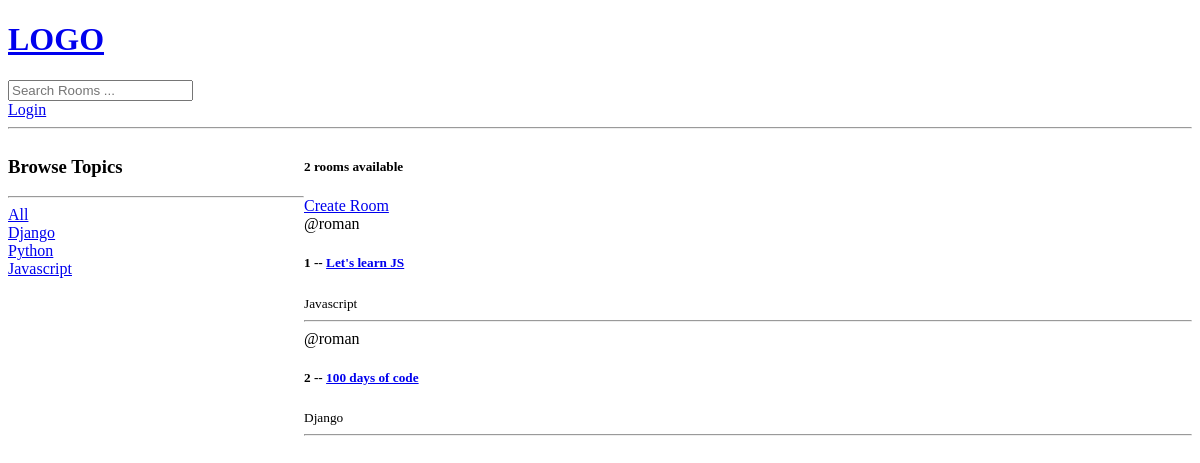
/, run on an earlier commit of the app's database.
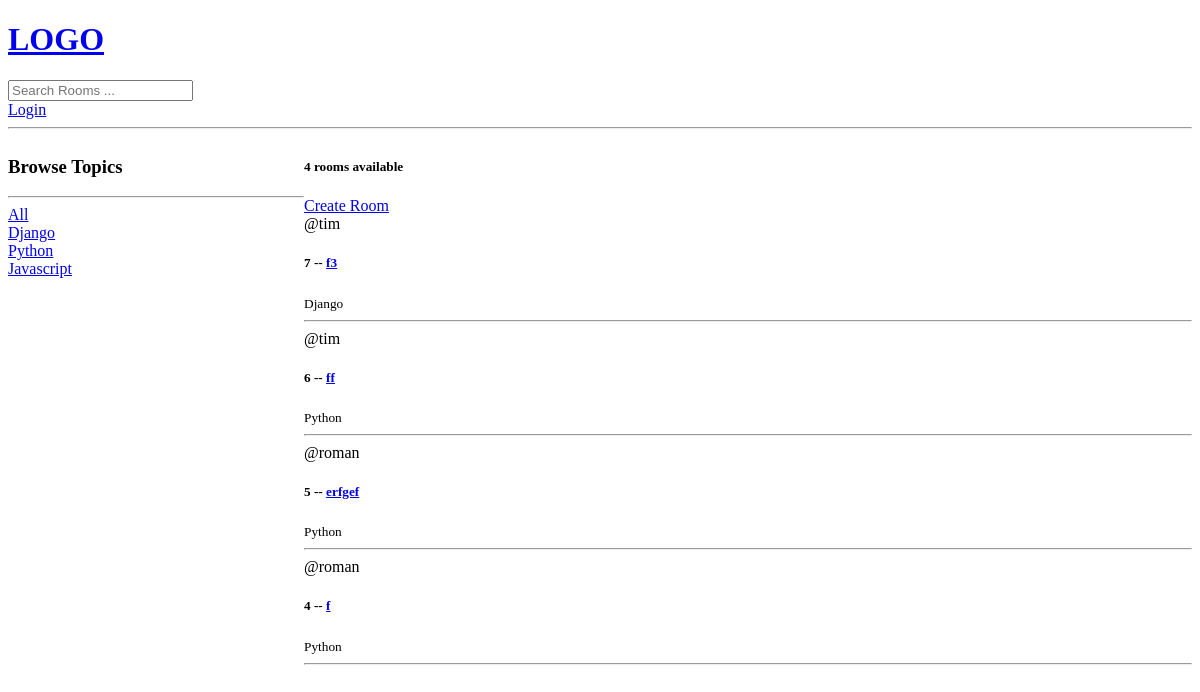
And on a later commit of the database.
### base/models.py (models this page shows, shortened)
class Topic(models.Model):
    name = models.CharField(max_length=200)

class Room(models.Model):
    host = models.ForeignKey(User, on_delete=models.SET_NULL, null=True)
    topic = models.ForeignKey("Topic", on_delete=models.SET_NULL, null=True)
    name = models.CharField(max_length=200)
    description = models.TextField(null=True, blank=True)
    updated = models.DateTimeField(auto_now=True)
    created = models.DateTimeField(auto_now_add=True)
    class Meta:
        ordering = ['-updated', '-created']

### base/views.py (the view)
# urls.py: path("", views.home, name="home"),
def home(request):
    q = request.GET.get('q') if request.GET.get('q') != None else ""
    rooms = Room.objects.filter(
        Q(topic__name__icontains=q) |
        Q(name__icontains=q) |
        Q(description__icontains=q)
    )
    topics = Topic.objects.all()
    room_count = rooms.count()
    context = {"rooms": rooms, 'topics': topics, "room_count": room_count}
    return render(request, 'base/home.html', context)

### base/templates/base/home.html (shortened to what this page needs)
{%extends "main.html"%}
{% block content %}
<div class="home-container">
    <div>
        <h3>Browse Topics</h3>
        <hr>
        <div>
            <a href="{% url 'home' %}">All</a>
        </div>
        {% for topic in topics %}
        <div>
            <a href="{% url 'home' %}?q={{topic.name}}">{{topic.name}}</a>
        </div>
        {% endfor %}
    </div>
    <div>
        <h5>{{room_count}} rooms available</h5>
        <a href="{% url 'create-room' %}">Create Room</a>
        <div>
            {% for room in rooms %}
            <div>
                <span>@{{room.host.username}}</span>
                <h5>{{room.id}} -- <a href="{%url 'room' room.id %}">{{room.name}}</a></h5>
                <small>{{room.topic.name}}</small>
                <hr>
            </div>
            {% endfor %}
        </div>
    </div>
</div>
{% endblock content%}

### templates/main.html (shortened to what this page needs)
<!doctype html>
<html lang="en">
<head>
<body>
{% include 'navbar.html' %}
{%block content%}
{% endblock %}
</body>
</html>

### templates/navbar.html
<a href="/">
  <h1>LOGO</h1>
</a>
<form action="{% url 'home' %}" method="GET">
  <input type="text" name="q" placeholder="Search Rooms ...">
</form>
{% if request.user.is_authenticated %}
<p>Hello, {{request.user}}</p>
<a href="{% url 'logout' %}">Logout</a>
{% else %}
<a href="{% url 'login' %}">Login</a>
{% endif %}
<hr>

### base/templates/base/home.html (style rules this page uses)
.home-container { display: grid; grid-template-columns: 1fr 3fr; }

What changed in the data, as far as the page shows it:
removed Room: host.username "roman", id "1", name "Let's learn JS", topic.name "Javascript"
removed Room: host.username "roman", id "2", name "100 days of code", topic.name "Django"
added Room: host.username "tim", id "7", name "f3", topic.name "Django"
added Room: host.username "tim", id "6", name "ff", topic.name "Python"
added Room: host.username "roman", id "5", name "erfgef", topic.name "Python"
added Room: host.username "roman", id "4", name "f", topic.name "Python"
Also different on the page:
{{ room_count }}: "2" → "4"
